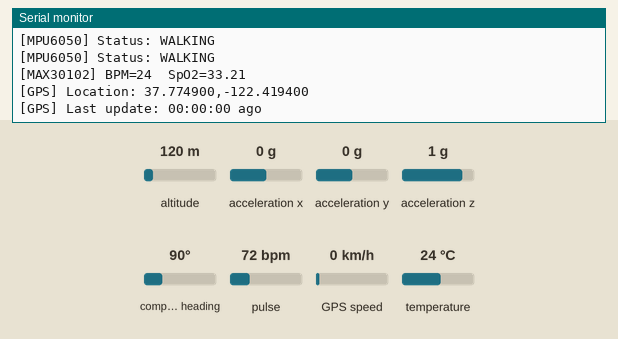
This sketch was run on a simulated ESP8266 (NodeMCU). On the bench: the last lines printed to the serial monitor. The inputs (shaded band) are chosen by the test bench; at power-on: acceleration x 0 g, temperature 24 °C, pulse 72 bpm, altitude 120 m, compass heading 90°, acceleration y 0 g, acceleration z 1 g, GPS speed 0 km/h. WiFi joins after 1.5 s; servers stay silent unless stated; the GPS gets a fix after 3 s at 37.7749, -122.4194 with 8 satellites.

Above: at 3.5 s.
3.6 s: acceleration x set to -1.4 g
At 3.6 s:
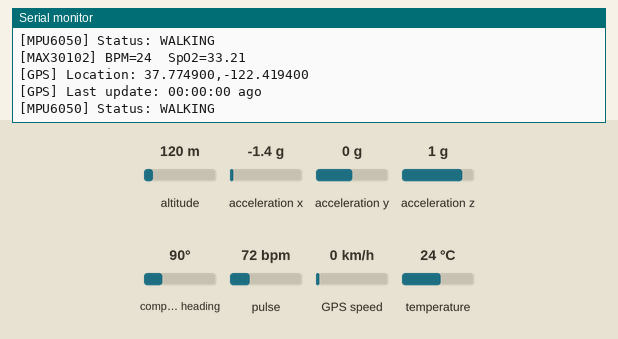
6.1 s: temperature set to 12 °C
At 7.2 s:
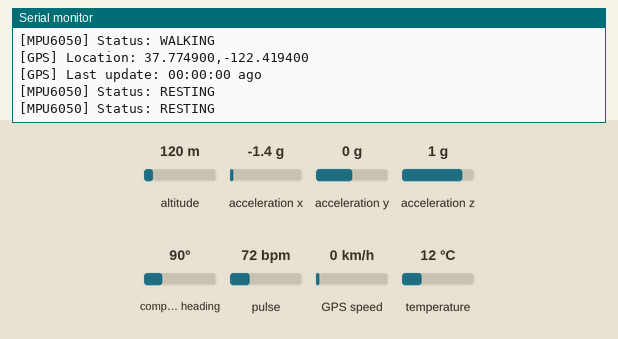
8.2 s: pulse set to 42 bpm
At 9.6 s:
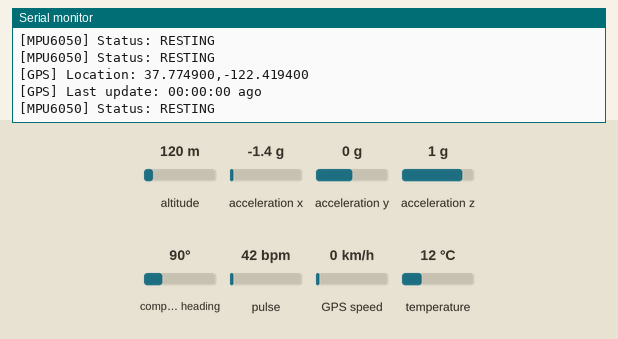
9.7 s: altitude set to 20 m
At 10.99 s:
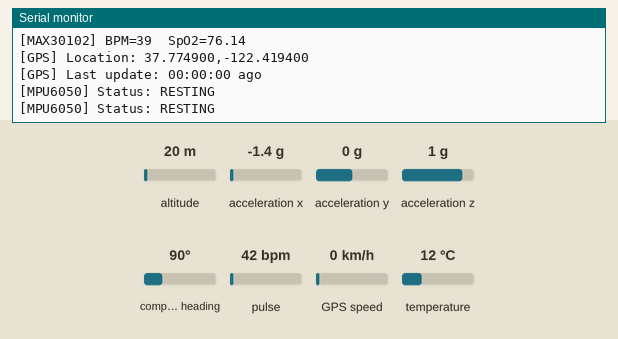
11.2 s: temperature set to 19 °C
At 11.8 s:
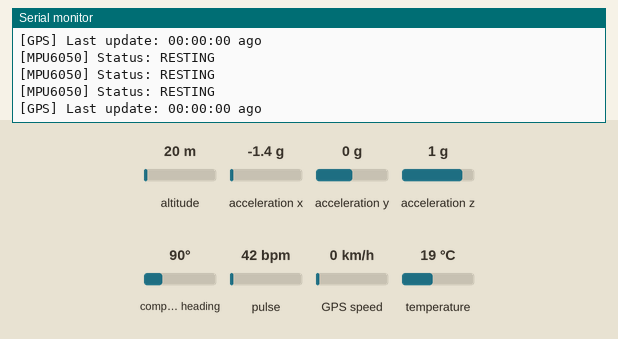
12.7 s: compass heading set to 180°
At 15.0 s:
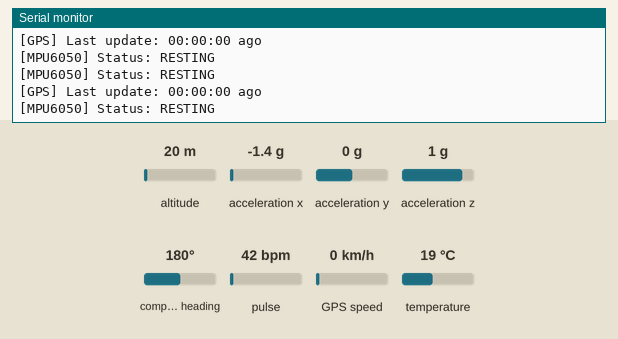
Timing chart, 0 to 15.2 s (numbered marks = the images above; inputs shaded):
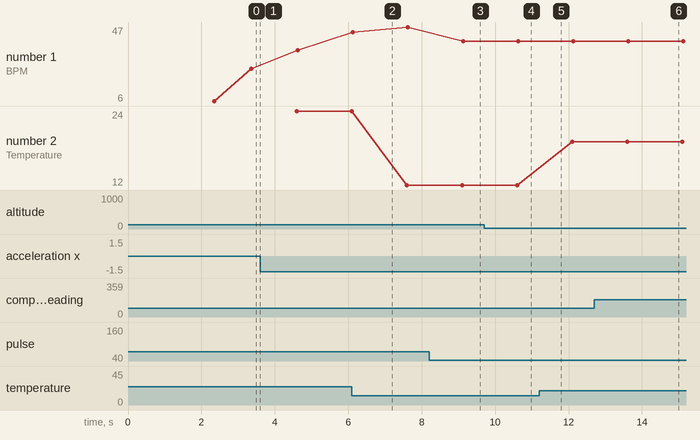

Measured:
- after the input at 8.2 s, the serial monitor: prints a new line after 0.93 s (image 3)
- plotted number 2: 24 → 12 after the input at 6.1 s, 12 → 19 after the input at 11.2 s

The sketch:

Health_Monitoring_System.ino
```cpp
#define BLYNK_PRINT Serial

#define BLYNK_TEMPLATE_ID "TMPL4aPruMaW-"
#define BLYNK_TEMPLATE_NAME "Animal Health Monitor"
#define BLYNK_AUTH_TOKEN "y_pIn1AIj2b-e_XgqO5PdNG_uxmqByVn"


#include <ESP8266WiFi.h>
#include <BlynkSimpleEsp8266.h>
#include <Wire.h>
#include <SoftwareSerial.h>
#include "MAX30105.h"
#include "heartRate.h"
#include "MPU6050.h"
#include <OneWire.h>
#include <DallasTemperature.h>
#include <TinyGPS++.h>

// WIFI information
char ssid[] = "Galaxy A50";
char pass[] = "Mohammad1381";


BlynkTimer timer;

// Setting the initial parameters of MAX30102 sensor
MAX30105 particleSensor;

const byte RATE_SIZE = 4;
byte rates[RATE_SIZE];
byte rateSpot = 0;
long lastBeat = 0;
float beatsPerMinute;
int beatAvg;

const long FINGER_THRESHOLD = 5000;
float filteredSpO2 = 0;
unsigned long lastSpo2Update = 0;
const unsigned long SPO2_PERIOD = 1000;

float calculateSpO2(long irValue, long redValue) {
  if (irValue == 0 || redValue == 0) return 0;

  static long lastIR = 0, lastRed = 0;
  float dcIR  = irValue;
  float dcRed = redValue;
  float acIR  = abs(irValue - lastIR);
  float acRed = abs(redValue - lastRed);
  lastIR  = irValue;
  lastRed = redValue;

  float R = ( (acRed / dcRed) ) / ( (acIR / dcIR) );
  float SpO2 = 110.0 - 25.0 * R;
  if (SpO2 > 100) SpO2 = 100;
  if (SpO2 < 70)  SpO2 = 70;
  return SpO2;
}


//  MAX30102 datd reading function
void readMAX30102() {
  long irValue = particleSensor.getIR();

  if (irValue < FINGER_THRESHOLD) {
    beatAvg = 0;
    filteredSpO2 = 0;
  } else {

    if (checkForBeat(irValue)) {
      long delta = millis() - lastBeat;
      lastBeat = millis();
      beatsPerMinute = 60 / (delta / 1000.0);

      if (beatsPerMinute < 255 && beatsPerMinute > 20) {
        rates[rateSpot++] = (byte)beatsPerMinute;
        rateSpot %= RATE_SIZE;
        beatAvg = 0;
        for (byte x = 0; x < RATE_SIZE; x++) beatAvg += rates[x];
        beatAvg /= RATE_SIZE;
      }
    }
  }

  // sending the data every 1 second
  if (millis() - lastSpo2Update > SPO2_PERIOD) {
    lastSpo2Update = millis();
    long redValue = particleSensor.getRed();
    float rawSpo2 = calculateSpO2(irValue, redValue);

    float alpha = 0.2;
    filteredSpO2 = (alpha * rawSpo2 + (1 - alpha) * filteredSpO2) + 0.2;

    Serial.print("[MAX30102] BPM=");
    Serial.print(beatAvg);
    Serial.print("  SpO2=");
    Serial.println(filteredSpO2);

    Blynk.virtualWrite(V10, beatAvg);
    Blynk.virtualWrite(V11, filteredSpO2);
  }
}


// Setting the initial parameters of GPS-NEO-6M sensor
static const int RXPin = D7, TXPin = D6;
static const uint32_t GPSBaud = 9600;
TinyGPSPlus gps;
SoftwareSerial ss(RXPin, TXPin);

unsigned long lastGpsUpdate = 0;


//  function for calculating the elapsed time
String Calculate_Time(unsigned long lastUpdate) {
  unsigned long secondsAgo = (millis() - lastUpdate) / 1000;
  unsigned long minutesAgo = secondsAgo / 60;
  unsigned long hoursAgo   = minutesAgo / 60;
  secondsAgo = secondsAgo % 60;
  minutesAgo = minutesAgo % 60;
  char buffer[32];
  sprintf(buffer, "%02lu:%02lu:%02lu ago", hoursAgo, minutesAgo, secondsAgo);
  return String(buffer);
}


//  GPS-NEO-6M datd reading function
void readGPS() {


  if (gps.location.isValid()) {
    if (gps.location.isUpdated()) {
      lastGpsUpdate = millis();
      String loc = String(gps.location.lat(), 6) + "," + String(gps.location.lng(), 6);
      Serial.print("[GPS] Location: ");
      Serial.println(loc);
      Blynk.virtualWrite(V20, loc);
    }
    String timeStr = Calculate_Time(lastGpsUpdate);
    Serial.print("[GPS] Last update: ");
    Serial.println(timeStr);
    Blynk.virtualWrite(V21, timeStr);
  } else {
    String timeStr = Calculate_Time(lastGpsUpdate);
    Serial.println("[GPS] GPS not ready yet...");
    Blynk.virtualWrite(V21, timeStr);
    Serial.print("[BLYNK] Last update: ");
    Serial.println(timeStr);
  }
}


// Setting the initial parameters of MPU6050 sensor
MPU6050 mpu;
float accX, accY, accZ;
float totalAcc, prevAcc = 0;
const int windowSize = 4;
float diffArray[windowSize] = {0};
int idx = 0;

// Thresholds
float walkingThreshold = 0.02;
float runningThreshold = 0.35;
float alertThreshold = 2;

String statusMPU = "Initializing...";

void readMPU6050() {
  accX = mpu.getAccelerationX() / 16384.0;
  accY = mpu.getAccelerationY() / 16384.0;
  accZ = mpu.getAccelerationZ() / 16384.0;
  totalAcc = sqrt(accX*accX + accY*accY + accZ*accZ);
  float diff = abs(totalAcc - prevAcc);
  prevAcc = totalAcc;

  diffArray[idx] = diff;
  idx = (idx + 1) % windowSize;

  float avgDiff = 0, maxVal = 0;
  for(int i=0; i<windowSize; i++){
    avgDiff += diffArray[i];
    if(diffArray[i] > maxVal) maxVal = diffArray[i];
  }
  avgDiff /= windowSize;

  if(maxVal > alertThreshold){
    statusMPU = "ALERT! FALL DETECTED";
    Blynk.logEvent("fall_detected", "حیوان افتاد!");
    Blynk.virtualWrite(V31, 255);
  }
  else if(avgDiff > runningThreshold){
    statusMPU = "RUNNING";
    Blynk.virtualWrite(V31, 0);
  }
  else if(avgDiff > walkingThreshold){
    statusMPU = "WALKING";
    Blynk.virtualWrite(V31, 0);
  }
  else{
    statusMPU = "RESTING";
    Blynk.virtualWrite(V31, 0);
  }

  Serial.print("[MPU6050] Status: ");
  Serial.println(statusMPU);

  Blynk.virtualWrite(V30, statusMPU);
}


//Setting the initial parameters of DS18B20 sensor
#define ONE_WIRE_BUS 2
OneWire oneWire(ONE_WIRE_BUS);
DallasTemperature sensors(&oneWire);

void readDS18B20() {
  sensors.requestTemperatures();
  float tempC = sensors.getTempCByIndex(0);
  if (tempC == DEVICE_DISCONNECTED_C) {
    Serial.println("[DS18B20] Sensor not found!");
    return;
  }
  Serial.print("[DS18B20] Temperature: ");
  Serial.println(tempC);
  Blynk.virtualWrite(V40, tempC);
}


// The set up function
void setup() {
  Serial.begin(115200);

  //  WiFi + Blynk Debug
  Serial.println("Connecting to WiFi...");
  WiFi.begin(ssid, pass);

  int wifi_attempts = 0;
  while (WiFi.status() != WL_CONNECTED && wifi_attempts < 20) {
    delay(1000);
    Serial.print(".");
    wifi_attempts++;
  }

  if (WiFi.status() == WL_CONNECTED) {
    Serial.println();
    Serial.print("WiFi connected! IP: ");
    Serial.println(WiFi.localIP());
  } else {
    Serial.println();
    Serial.println("WiFi connection failed!");
  }

  Serial.println("Connecting to Blynk...");
  Blynk.begin(BLYNK_AUTH_TOKEN, ssid, pass);

  int blynk_attempts = 0;
  while(!Blynk.connected() && blynk_attempts < 20){
    Blynk.run();
    delay(500);
    Serial.print(".");
    blynk_attempts++;
  }

  if(Blynk.connected()){
    Serial.println();
    Serial.println("Blynk connected!");
  } else {
    Serial.println();
    Serial.println("Blynk connection failed!");
  }

  //  MAX30102
  if (!particleSensor.begin(Wire, I2C_SPEED_FAST)) {
    Serial.println("[MAX30102] FAILED");
    while (1);
  }
  particleSensor.setup();
  particleSensor.setPulseAmplitudeRed(0x0A);
  particleSensor.setPulseAmplitudeIR(0x0A);

  //  GPS NEO6M
  ss.begin(GPSBaud);

  // MPU6050
 Wire.begin();
 mpu.initialize();
  if(!mpu.testConnection()){
    Serial.println("[MPU6050] connection failed!");
    while(1);
  }

  //  DS18B20
  sensors.begin();

  //  set the Timers
  timer.setInterval(0.0001L, readMAX30102);
  timer.setInterval(1000L, readGPS);
  timer.setInterval(400L,  readMPU6050);
  timer.setInterval(1500L, readDS18B20);
}


void loop() {

  while (ss.available() > 0) {
    gps.encode(ss.read());
  }


  Blynk.run();
  timer.run();

}
```
